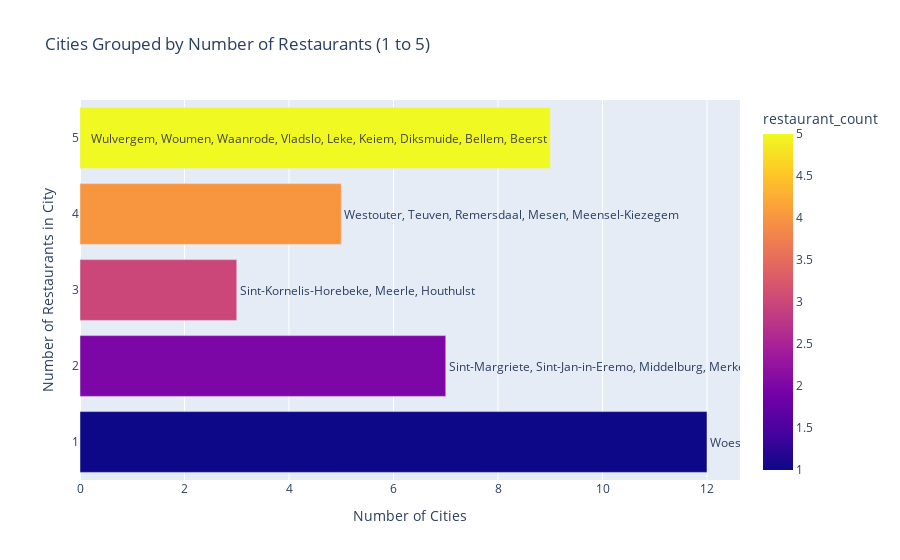

This figure's notebook cell:
### Code cell
import plotly.express as px
import pandas as pd

# Filter cities with 1 to 5 restaurants
low_restaurants = restaurants_per_city[restaurants_per_city['restaurant_count'].isin([1, 2, 3, 4, 5])]

# Group cities by restaurant_count
grouped_cities = low_restaurants.groupby('restaurant_count')['city'].apply(list)

# Prepare data for visualization
data = {
    'restaurant_count': [],
    'city_names': [],
    'num_cities': []
}

for count, cities in grouped_cities.items():
    data['restaurant_count'].append(count)
    data['city_names'].append(", ".join(cities))  # list of cities as text
    data['num_cities'].append(len(cities))

df_vis = pd.DataFrame(data)

# Create horizontal bar chart
fig = px.bar(
    df_vis,
    x='num_cities',
    y='restaurant_count',
    orientation='h',
    text='city_names',  # show city names on bars
    color='restaurant_count',
    color_discrete_sequence=['#ff9999', '#66b3ff', '#99ff99', '#ffcc99', '#99ffcc'],
    title="Cities Grouped by Number of Restaurants (1 to 5)"
)

fig.update_layout(
    yaxis_title="Number of Restaurants in City",
    xaxis_title="Number of Cities",
    yaxis=dict(tickmode='array', tickvals=[1,2,3,4,5])
)

fig.show()

### Figure 1 — Plotly figure (JSON) as saved in the notebook; plotly's stock layout.template omitted (floating-point values rounded to 4 significant figures)
{"data": [{"hovertemplate": "num_cities=%{x}<br>restaurant_count=%{marker.color}<br>city_names=%{text}<extra></extra>", "legendgroup": "", "marker": {"color": [1, 2, 3, 4, 5], "coloraxis": "coloraxis", "pattern": {"shape": ""}}, "name": "", "orientation": "h", "showlegend": false, "text": ["Woesten, Westvleteren, Watou, Watervliet, Waterland-Oudeman, Roesbrugge-Haringe, Reninge, Proven, Pollinkhove, Oostvleteren, Noordschote, Lo", "Sint-Margriete, Sint-Jan-in-Eremo, Middelburg, Merkem, Loker, Klerken, Dranouter", "Sint-Kornelis-Horebeke, Meerle, Houthulst", "Westouter, Teuven, Remersdaal, Mesen, Meensel-Kiezegem", "Wulvergem, Woumen, Waanrode, Vladslo, Leke, Keiem, Diksmuide, Bellem, Beerst"], "textposition": "auto", "type": "bar", "x": [12, 7, 3, 5, 9], "xaxis": "x", "y": [1, 2, 3, 4, 5], "yaxis": "y"}], "layout": {"barmode": "relative", "coloraxis": {"colorbar": {"title": {"text": "restaurant_count"}}, "colorscale": [[0, "#0d0887"], [0.1111, "#46039f"], [0.2222, "#7201a8"], [0.3333, "#9c179e"], [0.4444, "#bd3786"], [0.5556, "#d8576b"], [0.6667, "#ed7953"], [0.7778, "#fb9f3a"], [0.8889, "#fdca26"], [1, "#f0f921"]]}, "legend": {"tracegroupgap": 0}, "title": {"text": "Cities Grouped by Number of Restaurants (1 to 5)"}, "xaxis": {"anchor": "y", "domain": [0, 1], "title": {"text": "Number of Cities"}}, "yaxis": {"anchor": "x", "domain": [0, 1], "tickmode": "array", "tickvals": [1, 2, 3, 4, 5], "title": {"text": "Number of Restaurants in City"}}}}
